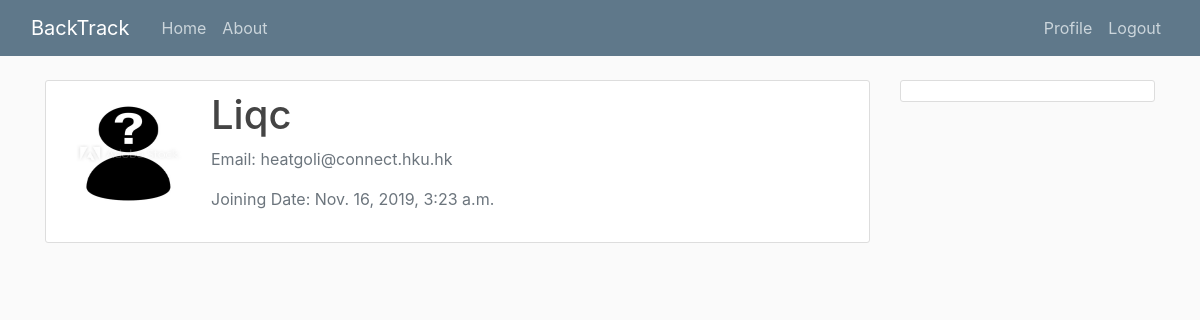
/profile/ (signed in), run on the app's committed database.
### users/models.py (models this page shows, shortened)
class User(AbstractBaseUser):
	email				=	models.EmailField(verbose_name="email",max_length=60, unique=True)
	position			=	models.CharField(
								max_length=32,
							)
	username			=	models.CharField(max_length=10,unique=True)
	date_joined			=	models.DateTimeField(verbose_name='date joined', auto_now_add = True)
	last_login			=	models.DateTimeField(verbose_name='last login', auto_now=True)
	is_admin			=	models.BooleanField(default=False)
	is_active			=	models.BooleanField(default=True)
	is_staff			=	models.BooleanField(default=False)
	is_superuser		=	models.BooleanField(default=False)
	USERNAME_FIELD	=	'email'
	REQUIRED_FIELDS	=	['username',]
	objects = MyAccountManager()

class Profile(models.Model):
	user = models.OneToOneField(User,on_delete=models.CASCADE)
	image = models.ImageField(default='default.jpg', upload_to='profile_pics')

### users/views.py (the view)
# urls.py: path('profile/',user_views.profile , name='profile'),
@login_required
def profile(request):
	return render(request, 'users/profile.html')

### users/templates/users/profile.html (shortened to what this page needs)
{% extends "base_register.html" %}
{% load crispy_forms_tags %}
{%block content%}
	<div class="content-section">
      <div class="media">
        <img class="rounded-circle account-img" src="{{ user.profile.image.url }}">
        <div class="media-body">
          <h2 class="account-heading">{{ user.username }}</h2>
          <p class="text-secondary">Email: {{ user.email }}</p>
          <p class="text-secondary">Joining Date: {{ user.date_joined }}</p>
        </div>
      </div>
    </div>
{%endblock content %}

### productBacklog/static/PBI/main.css (style rules this page uses)
body { background: #fafafa; color: #333333; margin-top: 5rem; }
h1, h2, h3, h4, h5, h6 { color: #444444; }
.content-section { background: #ffffff; padding: 10px 20px; border: 1px solid #dddddd; border-radius: 3px; margin-bottom: 20px; }
.account-img { height: 125px; width: 125px; margin-right: 20px; margin-bottom: 16px; }
.account-heading { font-size: 2.5rem; }

### data on the page
User: profile.image (placeholder picture), username "Liqc", email "heatgoli@connect.hku.hk", date_joined "Nov. 16, 2019, 3:23 a.m."
